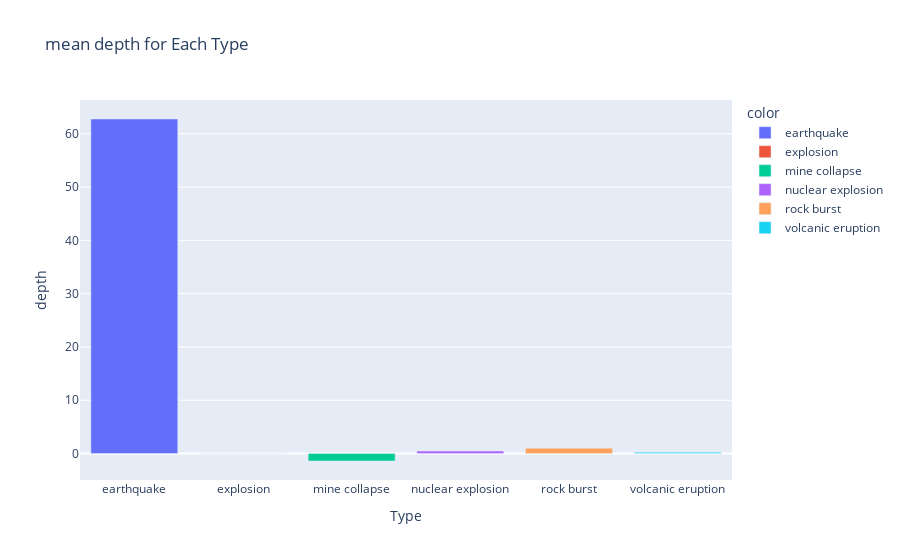

The notebook cell saved with this chart:
### Code cell
fig=px.bar(x=df.groupby('type')['depth'].mean().index,y=df.groupby('type')['depth'].mean().values,color=df.groupby('type')['depth'].mean().index,title='mean depth for Each Type')
fig.update_layout(
    xaxis_title='Type',
    yaxis_title='depth'
)
fig.show()

### Figure 1 — Plotly figure (JSON) as saved in the notebook; plotly's stock layout.template omitted (floating-point values rounded to 4 significant figures)
{"data": [{"alignmentgroup": "True", "hovertemplate": "color=earthquake<br>x=%{x}<br>y=%{y}<extra></extra>", "legendgroup": "earthquake", "marker": {"color": "#636efa", "pattern": {"shape": ""}}, "name": "earthquake", "offsetgroup": "earthquake", "orientation": "v", "showlegend": true, "textposition": "auto", "type": "bar", "x": ["earthquake"], "xaxis": "x", "y": [62.77], "yaxis": "y"}, {"alignmentgroup": "True", "hovertemplate": "color=explosion<br>x=%{x}<br>y=%{y}<extra></extra>", "legendgroup": "explosion", "marker": {"color": "#EF553B", "pattern": {"shape": ""}}, "name": "explosion", "offsetgroup": "explosion", "orientation": "v", "showlegend": true, "textposition": "auto", "type": "bar", "x": ["explosion"], "xaxis": "x", "y": [0], "yaxis": "y"}, {"alignmentgroup": "True", "hovertemplate": "color=mine collapse<br>x=%{x}<br>y=%{y}<extra></extra>", "legendgroup": "mine collapse", "marker": {"color": "#00cc96", "pattern": {"shape": ""}}, "name": "mine collapse", "offsetgroup": "mine collapse", "orientation": "v", "showlegend": true, "textposition": "auto", "type": "bar", "x": ["mine collapse"], "xaxis": "x", "y": [-1.4], "yaxis": "y"}, {"alignmentgroup": "True", "hovertemplate": "color=nuclear explosion<br>x=%{x}<br>y=%{y}<extra></extra>", "legendgroup": "nuclear explosion", "marker": {"color": "#ab63fa", "pattern": {"shape": ""}}, "name": "nuclear explosion", "offsetgroup": "nuclear explosion", "orientation": "v", "showlegend": true, "textposition": "auto", "type": "bar", "x": ["nuclear explosion"], "xaxis": "x", "y": [0.4623], "yaxis": "y"}, {"alignmentgroup": "True", "hovertemplate": "color=rock burst<br>x=%{x}<br>y=%{y}<extra></extra>", "legendgroup": "rock burst", "marker": {"color": "#FFA15A", "pattern": {"shape": ""}}, "name": "rock burst", "offsetgroup": "rock burst", "orientation": "v", "showlegend": true, "textposition": "auto", "type": "bar", "x": ["rock burst"], "xaxis": "x", "y": [1], "yaxis": "y"}, {"alignmentgroup": "True", "hovertemplate": "color=volcanic eruption<br>x=%{x}<br>y=%{y}<extra></extra>", "legendgroup": "volcanic eruption", "marker": {"color": "#19d3f3", "pattern": {"shape": ""}}, "name": "volcanic eruption", "offsetgroup": "volcanic eruption", "orientation": "v", "showlegend": true, "textposition": "auto", "type": "bar", "x": ["volcanic eruption"], "xaxis": "x", "y": [0.2476], "yaxis": "y"}], "layout": {"barmode": "relative", "legend": {"title": {"text": "color"}, "tracegroupgap": 0}, "title": {"text": "mean depth for Each Type"}, "xaxis": {"anchor": "y", "domain": [0, 1], "title": {"text": "Type"}}, "yaxis": {"anchor": "x", "domain": [0, 1], "title": {"text": "depth"}}}}
